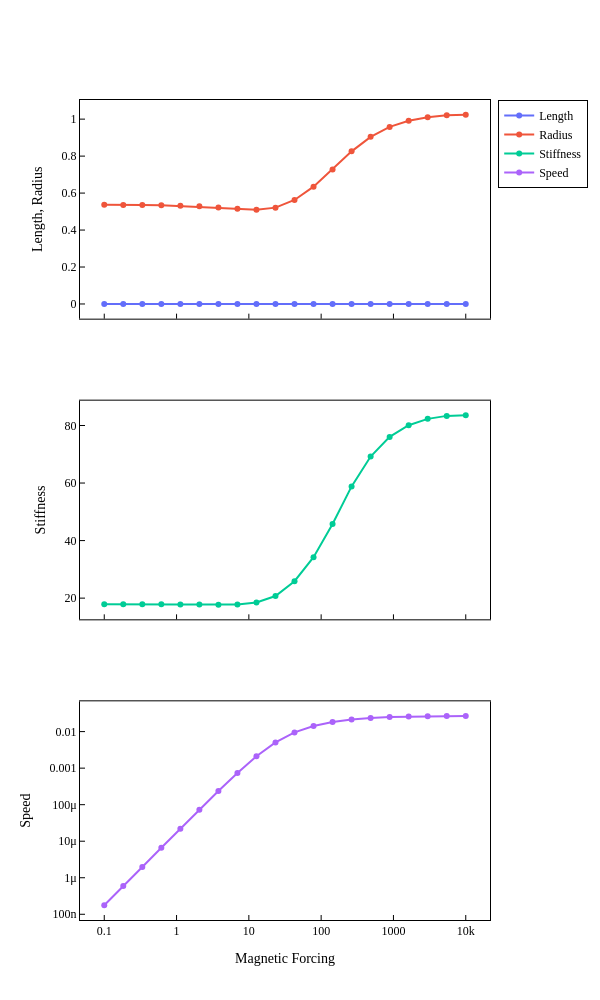

Write notebook code for a chart like this one.
### Code cell
fig = make_subplots(
    rows=3, cols=1,
    shared_xaxes=True,
    vertical_spacing=0.1,
)

# Subplot 1: length and radius
fig.add_trace(go.Scatter(x=forcings, y=opt_length,    mode='lines+markers', name='Length'), row=1, col=1)
fig.add_trace(go.Scatter(x=forcings, y=opt_radius,    mode='lines+markers', name='Radius'), row=1, col=1)

# Subplot 2: stiffness
fig.add_trace(go.Scatter(x=forcings, y=opt_stiffness, mode='lines+markers', name='Stiffness'), row=2, col=1)

# Subplot 3: speed
fig.add_trace(go.Scatter(x=forcings, y=opt_speed, mode='lines+markers', name='Speed'), row=3, col=1)


axis_style = dict(
    showline=True, linewidth=1, linecolor="black", mirror=True,
    showgrid=False, zeroline=False,
    ticks="inside", tickwidth=1, tickcolor="black",
)

fig.update_layout(
    plot_bgcolor="white",
    paper_bgcolor="white",
    font=dict(family="serif", size=12, color="black"),
    height=1000, width=600,
    legend=dict(bordercolor="black", borderwidth=1, bgcolor="white"),
    xaxis= dict(**axis_style, showticklabels=False, type="log"),
    xaxis2= dict(**axis_style, showticklabels=False, type="log"),
    xaxis3=dict(**axis_style, title="Magnetic Forcing",      type="log"),
    yaxis= dict(**axis_style, title="Length, Radius"),
    yaxis2=dict(**axis_style, title="Stiffness"),
    yaxis3=dict(**axis_style, title="Speed", type="log")
)

fig.show()

### Figure 1 — Plotly figure (JSON) as saved in the notebook; plotly's stock layout.template omitted (floating-point values rounded to 4 significant figures)
{"data": [{"mode": "lines+markers", "name": "Length", "type": "scatter", "x": [10000.0, 5456.0, 2976.0, 1624.0, 885.9, 483.3, 263.7, 143.8, 78.48, 42.81, 23.36, 12.74, 6.952, 3.793, 2.069, 1.129, 0.6158, 0.336, 0.1833, 0.1], "xaxis": "x", "y": [0.0, 0.0, 0.0, 0.0, 0.0, 0.0, 0.0, 0.0, 0.0, 0.0, 0.0, 0.0, 0.0, 0.0, 0.0, 0.0, 0.0, 0.0, 0.0, 0.0], "yaxis": "y"}, {"mode": "lines+markers", "name": "Radius", "type": "scatter", "x": [10000.0, 5456.0, 2976.0, 1624.0, 885.9, 483.3, 263.7, 143.8, 78.48, 42.81, 23.36, 12.74, 6.952, 3.793, 2.069, 1.129, 0.6158, 0.336, 0.1833, 0.1], "xaxis": "x", "y": [1.024, 1.02, 1.011, 0.9914, 0.958, 0.9042, 0.8257, 0.7281, 0.6349, 0.5627, 0.5212, 0.5105, 0.5152, 0.5226, 0.5284, 0.5321, 0.5342, 0.5354, 0.5361, 0.5365], "yaxis": "y"}, {"mode": "lines+markers", "name": "Stiffness", "type": "scatter", "x": [10000.0, 5456.0, 2976.0, 1624.0, 885.9, 483.3, 263.7, 143.8, 78.48, 42.81, 23.36, 12.74, 6.952, 3.793, 2.069, 1.129, 0.6158, 0.336, 0.1833, 0.1], "xaxis": "x2", "y": [83.53, 83.34, 82.31, 80.1, 76.04, 69.22, 58.84, 45.78, 34.25, 25.89, 20.73, 18.48, 17.83, 17.73, 17.77, 17.83, 17.86, 17.89, 17.9, 17.91], "yaxis": "y2"}, {"mode": "lines+markers", "name": "Speed", "type": "scatter", "x": [10000.0, 5456.0, 2976.0, 1624.0, 885.9, 483.3, 263.7, 143.8, 78.48, 42.81, 23.36, 12.74, 6.952, 3.793, 2.069, 1.129, 0.6158, 0.336, 0.1833, 0.1], "xaxis": "x3", "y": [0.02672, 0.02656, 0.02627, 0.02577, 0.02492, 0.02352, 0.02138, 0.01832, 0.01426, 0.009522, 0.005066, 0.002107, 0.0007371, 0.0002362, 7.278e-05, 2.203e-05, 6.615e-06, 1.978e-06, 5.901e-07, 1.759e-07], "yaxis": "y3"}], "layout": {"font": {"color": "black", "family": "serif", "size": 12}, "height": 1000, "legend": {"bgcolor": "white", "bordercolor": "black", "borderwidth": 1}, "paper_bgcolor": "white", "plot_bgcolor": "white", "width": 600, "xaxis": {"anchor": "y", "domain": [0, 1], "linecolor": "black", "linewidth": 1, "matches": "x3", "mirror": true, "showgrid": false, "showline": true, "showticklabels": false, "tickcolor": "black", "ticks": "inside", "tickwidth": 1, "type": "log", "zeroline": false}, "xaxis2": {"anchor": "y2", "domain": [0, 1], "linecolor": "black", "linewidth": 1, "matches": "x3", "mirror": true, "showgrid": false, "showline": true, "showticklabels": false, "tickcolor": "black", "ticks": "inside", "tickwidth": 1, "type": "log", "zeroline": false}, "xaxis3": {"anchor": "y3", "domain": [0, 1], "linecolor": "black", "linewidth": 1, "mirror": true, "showgrid": false, "showline": true, "tickcolor": "black", "ticks": "inside", "tickwidth": 1, "title": {"text": "Magnetic Forcing"}, "type": "log", "zeroline": false}, "yaxis": {"anchor": "x", "domain": [0.7333, 1], "linecolor": "black", "linewidth": 1, "mirror": true, "showgrid": false, "showline": true, "tickcolor": "black", "ticks": "inside", "tickwidth": 1, "title": {"text": "Length, Radius"}, "zeroline": false}, "yaxis2": {"anchor": "x2", "domain": [0.3667, 0.6333], "linecolor": "black", "linewidth": 1, "mirror": true, "showgrid": false, "showline": true, "tickcolor": "black", "ticks": "inside", "tickwidth": 1, "title": {"text": "Stiffness"}, "zeroline": false}, "yaxis3": {"anchor": "x3", "domain": [0, 0.2667], "linecolor": "black", "linewidth": 1, "mirror": true, "showgrid": false, "showline": true, "tickcolor": "black", "ticks": "inside", "tickwidth": 1, "title": {"text": "Speed"}, "type": "log", "zeroline": false}}}
